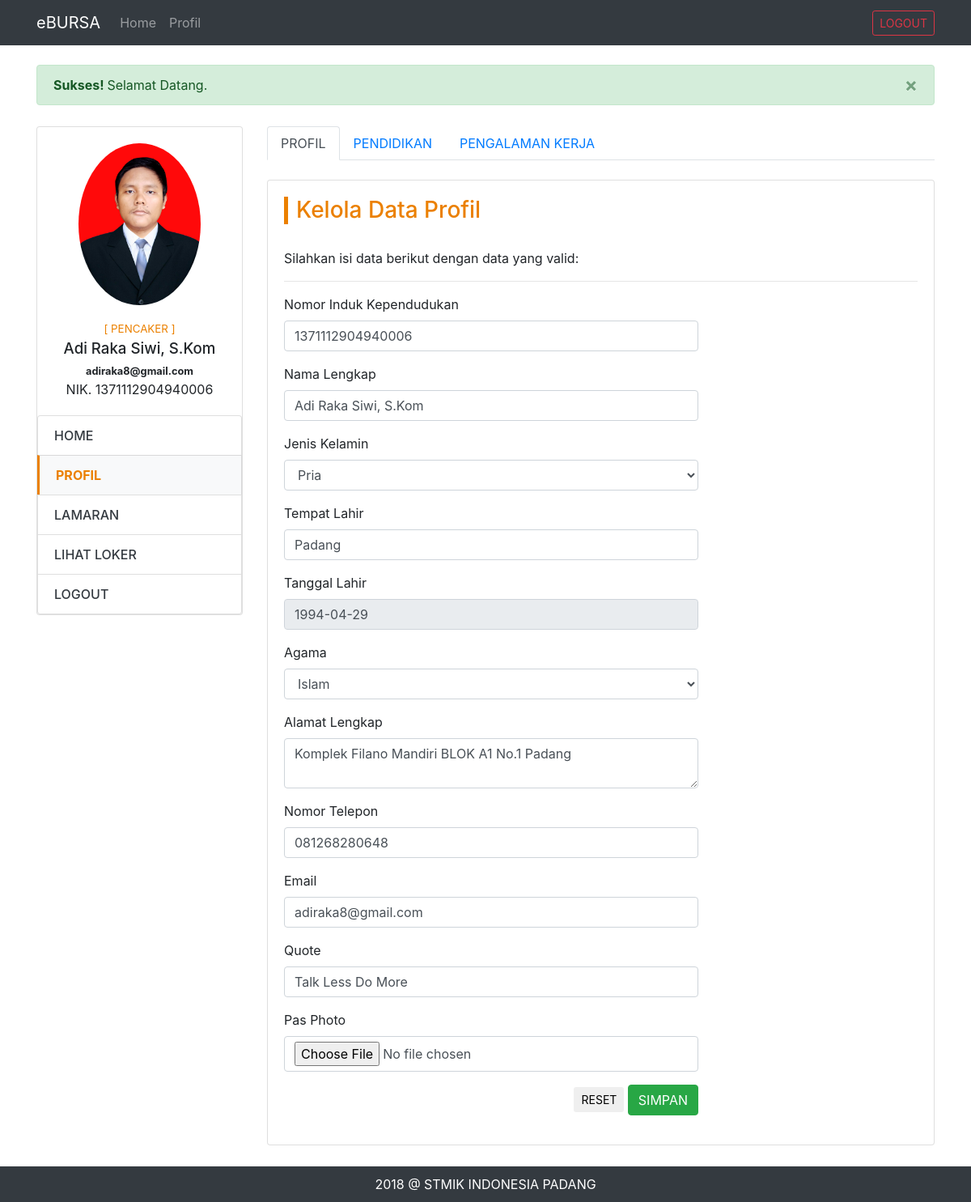
The app's page /pencaker-dashboard.php?page=profil (signed in) with its own data.
### tables this page shows
CREATE TABLE `profil_pencaker` (
  `id` int(11) NOT NULL AUTO_INCREMENT,
  `user_akun_id` int(11) NOT NULL,
  `nik` varchar(20) NOT NULL,
  `nama` varchar(50) NOT NULL,
  `jenis_kelamin` enum('Pria','Wanita') NOT NULL,
  `tempat_lahir` varchar(50) DEFAULT NULL,
  `tanggal_lahir` date DEFAULT NULL,
  `agama` enum('Islam','Katolik','Protestan','Hindu','Buddha') DEFAULT NULL,
  `alamat` text,
  `telepon` varchar(12) DEFAULT NULL,
  `quote` varchar(100) DEFAULT NULL,
  `email` varchar(50) NOT NULL,
  `photo` varchar(100) DEFAULT 'default.png',
  `dibuat_pada` date NOT NULL,
  PRIMARY KEY (`id`),
  KEY `user_akun_id` (`user_akun_id`)
);

### cores/misc/function.php (called while the page is built, shortened)
<?php
	function getPencakerProfil($id) {
		$conn = koneksi();
		$sql = "SELECT * FROM profil_pencaker WHERE user_akun_id = '$id'";
		$proc = mysqli_query($conn, $sql);
		$data = mysqli_fetch_assoc($proc);
		return $data;
	}
	function koneksi() {
		$conn = mysqli_connect('localhost', 'root', '', 'dbbursa');
		return $conn;
	}
?>

### views/pencaker/profil.php (the view, shortened to what this page needs)
<div class="row">
	<div class="col-md-3">
		<?php include "views/pencaker/partials/side-menu.php"; ?>
	</div>
	<div class="col-md-9">
		<ul class="nav nav-tabs" id="myTab" role="tablist">
			<li class="nav-item">
				<a class="nav-link active" id="profil-tab" data-toggle="tab" href="#profil" role="tab" aria-controls="profil" aria-selected="true">PROFIL</a>
			</li>
			<li class="nav-item">
				<a class="nav-link" id="pendidikan-tab" data-toggle="tab" href="#pendidikan" role="tab" aria-controls="pendidikan" aria-selected="false">PENDIDIKAN</a>
			</li>
			<li class="nav-item">
				<a class="nav-link" id="pengalaman-tab" data-toggle="tab" href="#pengalaman" role="tab" aria-controls="pengalaman" aria-selected="false">PENGALAMAN KERJA</a>
			</li>
		</ul>
		<div class="tab-content" id="myTabContent">
			<div class="tab-pane fade show active" id="profil" role="tabpanel" aria-labelledby="profil-tab"> <br>
				<div class="card">
					<div class="card-body">
						<h3 class="home-title">Kelola Data Profil</h3>
						<p>Silahkan isi data berikut dengan data yang valid:</p> <hr>
						<div class="row">
							<div class="col-md-8">
								<form action="cores/pencaker/profil/ubah-profil-process.php" method="POST" enctype="multipart/form-data">
									<div class="form-group">
										<label for="nik">Nomor Induk Kependudukan</label>
										<input type="text" name="nik" id="nik" class="form-control" value="<?php echo $dataProfil["nik"] ?>">
									</div>
									<div class="form-group">
										<label for="nama">Nama Lengkap</label>
										<input type="text" name="nama" id="nama" class="form-control" value="<?php echo $dataProfil["nama"] ?>">
									</div>
									<div class="form-group">
										<label for="jekel">Jenis Kelamin</label>
										<select name="jekel" id="jekel" class="form-control">
											<option value="<?php echo $dataProfil["jenis_kelamin"] ?>"><?php echo $dataProfil["jenis_kelamin"] ?></option>
										</select>
									</div>
									<div class="form-group">
										<label for="tempat_lahir">Tempat Lahir</label>
										<input type="text" name="tempat_lahir" id="tempat_lahir" class="form-control" value="<?php echo $dataProfil["tempat_lahir"] ?>">
									</div>
									<div class="form-group">
										<label for="tanggal_lahir">Tanggal Lahir</label>
										<input type="text" name="tanggal_lahir" id="tanggal_lahir" class="form-control" value="<?php echo $dataProfil["tanggal_lahir"] ?>" readonly>
									</div>
									<div class="form-group">
										<label for="agama">Agama</label>
										<select name="agama" id="agama" class="form-control">
											<option value="<?php echo $dataProfil["agama"] ?>"><?php echo $dataProfil["agama"] ?></option>
										</select>
									</div>
									<div class="form-group">
										<label for="alamat">Alamat Lengkap</label>
										<textarea name="alamat" id="alamat" class="form-control"><?php echo $dataProfil["alamat"] ?></textarea>
									</div>
									<div class="form-group">
										<label for="telepon">Nomor Telepon</label>
										<input type="text" name="telepon" id="telepon" class="form-control" value="<?php echo $dataProfil["telepon"] ?>">
									</div>
									<div class="form-group">
										<label for="email">Email</label>
										<input type="text" name="email" id="email" class="form-control" value="<?php echo $dataProfil["email"] ?>">
									</div>
									<div class="form-group">
										<label for="quote">Quote</label>
										<input type="text" name="quote" id="quote" class="form-control" value="<?php echo $dataProfil["quote"] ?>">
									</div>
									<div class="form-group">
										<label for="foto">Pas Photo</label>
										<input type="file" name="foto" id="foto" class="form-control">
									</div>
									<div class="form-group text-right">
										<button type="reset" class="btn btn-sm btn-default">RESET</button>
										<button type="submit" class="btn btn-success">SIMPAN</button>
									</div>
								</form>
							</div>
						</div>
					</div>
				</div>
			</div>
		</div>
	</div>
</div>

### views/pencaker/partials/side-menu.php
<div class="card">
	<div class="card-body">
		<div class="text-center">
			<img src="assets/img/profil/pencaker/<?php echo $dataProfil["photo"] ?>" class="rounded-circle text-center" height="200xp">
			<div class="side-detail">
				<div class="side-akses">[ <?php echo strtoupper($_SESSION['hak_akses']) ?> ]</div>
				<div class="side-nama"><?php echo $dataProfil["nama"] ?></div>
				<div class="side-email"><small><strong><?php echo $dataProfil["email"] ?></strong></small></div>
				<div class="side-nip"><?php echo 'NIK. '.$dataProfil["nik"] ?></div>
			</div>
		</div>
	</div>
	<ul class="list-group">
		<a href="?page=home" class="list-group-item <?php echo $page=='home'?'active':'' ?>">HOME</a>
		<a href="?page=profil" class="list-group-item <?php echo $page=='profil'?'active':'' ?>">PROFIL</a>
		<a href="?page=lamaran" class="list-group-item <?php echo $page=='lamaran'?'active':'' ?>">LAMARAN</a>
		<a href="main.php?page=loker" class="list-group-item">LIHAT LOKER</a>
		<a href="logout.php" class="list-group-item">LOGOUT</a>
	</ul>
</div>

### assets/css/app.css (style rules this page uses)
.home-title { margin-bottom: 30px; color: #eb8000; border-left: 5px solid; padding-left: 10px; }
.side-detail { margin-top: 20px; }
.side-akses { font-size: 10pt; color: #eb8000; }
.side-nama { font-size: 14pt; font-weight: 500; }
.list-group-item { font-weight: 500; color: #343a40; }
.list-group-item.active { z-index: 0; color: #eb8000; font-weight: bold; background-color: #f8f9fa; border: 1px solid rgba(0,0,0,.125); border-left: 3px solid #eb8000; }
.active { z-index: 0; }

### records on screen
profil_pencaker: photo (picture), nama "Adi Raka Siwi, S.Kom", email "adiraka8@gmail.com", nik "1371112904940006", jekel "Pria", tempat_lahir "Padang", tanggal_lahir "1994-04-29", agama "Islam", alamat "Komplek Filano Mandiri BLOK A1 No.1 Padang", telepon "081268280648", quote "Talk Less Do More"

### other values on screen
$_SESSION["sukses"] "Selamat Datang."
$_SESSION['hak_akses'] "PENCAKER"
